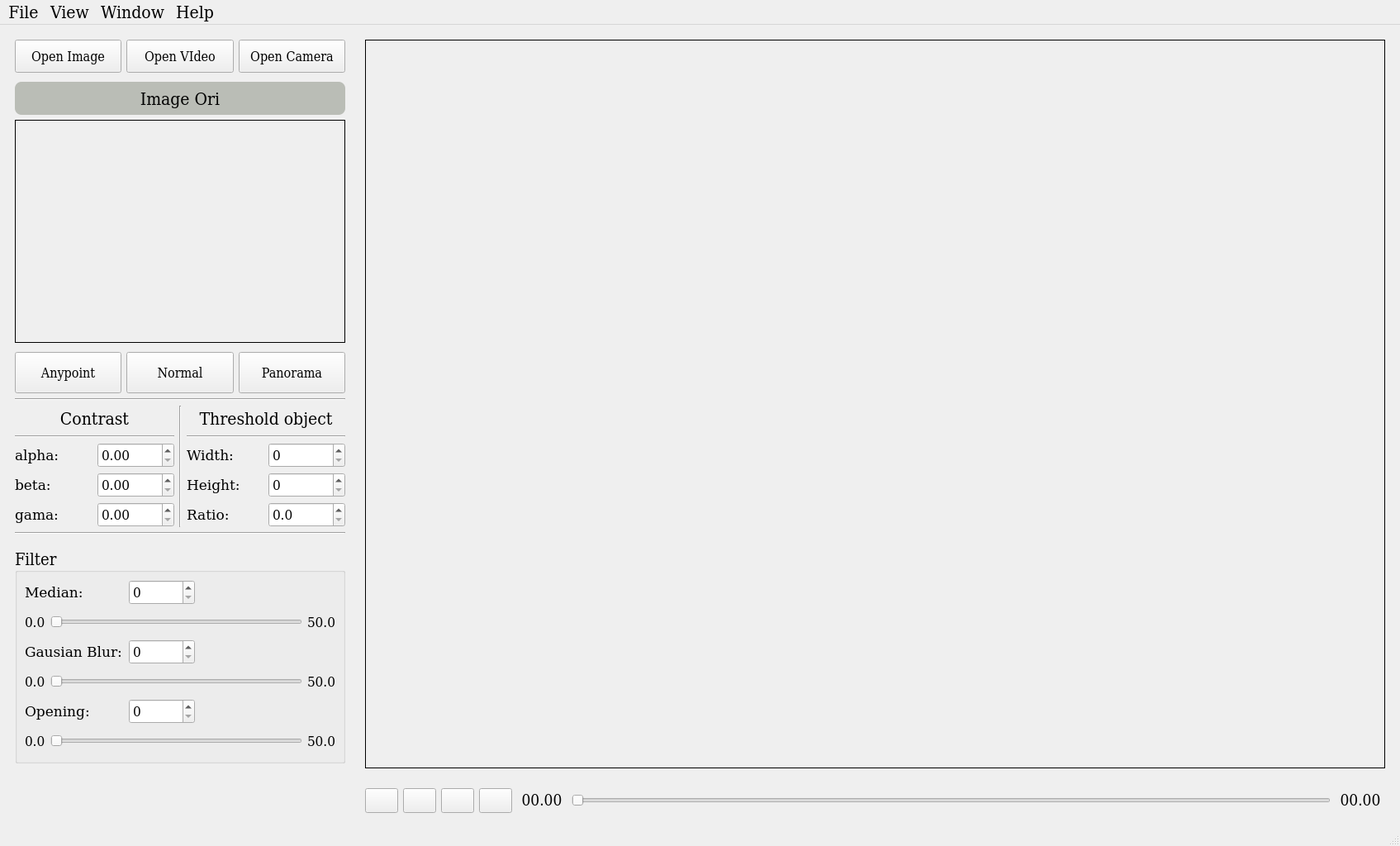
<?xml version="1.0" encoding="UTF-8"?>
<ui version="4.0">
 <class>MainWindow</class>
 <widget class="QMainWindow" name="MainWindow">
  <property name="geometry">
   <rect>
    <x>0</x>
    <y>0</y>
    <width>1695</width>
    <height>1024</height>
   </rect>
  </property>
  <property name="windowTitle">
   <string>MainWindow</string>
  </property>
  <widget class="QWidget" name="centralwidget">
   <layout class="QVBoxLayout" name="verticalLayout">
    <item>
     <layout class="QHBoxLayout" name="horizontalLayout_2">
      <item>
       <widget class="QScrollArea" name="scrollArea_2">
        <property name="sizePolicy">
         <sizepolicy hsizetype="Fixed" vsizetype="Expanding">
          <horstretch>0</horstretch>
          <verstretch>0</verstretch>
         </sizepolicy>
        </property>
        <property name="minimumSize">
         <size>
          <width>400</width>
          <height>0</height>
         </size>
        </property>
        <property name="frameShape">
         <enum>QFrame::NoFrame</enum>
        </property>
        <property name="widgetResizable">
         <bool>true</bool>
        </property>
        <widget class="QWidget" name="scrollAreaWidgetContents">
         <property name="geometry">
          <rect>
           <x>0</x>
           <y>0</y>
           <width>418</width>
           <height>952</height>
          </rect>
         </property>
         <layout class="QVBoxLayout" name="verticalLayout_8">
          <item>
           <layout class="QHBoxLayout" name="horizontalLayout_9">
            <item>
             <widget class="QPushButton" name="openImage">
              <property name="sizePolicy">
               <sizepolicy hsizetype="Minimum" vsizetype="Fixed">
                <horstretch>0</horstretch>
                <verstretch>0</verstretch>
               </sizepolicy>
              </property>
              <property name="minimumSize">
               <size>
                <width>60</width>
                <height>40</height>
               </size>
              </property>
              <property name="font">
               <font>
                <family>DejaVu Serif Condensed</family>
                <pointsize>12</pointsize>
               </font>
              </property>
              <property name="cursor">
               <cursorShape>PointingHandCursor</cursorShape>
              </property>
              <property name="styleSheet">
               <string notr="true">QPushButton{ background-color :   rgb(52, 101, 164);}
QPushButton::pressed{ background-color : rgb(252, 175, 62);}
border-radius: 15px;</string>
              </property>
              <property name="text">
               <string>Open Image</string>
              </property>
              <property name="shortcut">
               <string>M</string>
              </property>
              <property name="checkable">
               <bool>false</bool>
              </property>
             </widget>
            </item>
            <item>
             <widget class="QPushButton" name="openVideo">
              <property name="sizePolicy">
               <sizepolicy hsizetype="Minimum" vsizetype="Fixed">
                <horstretch>0</horstretch>
                <verstretch>0</verstretch>
               </sizepolicy>
              </property>
              <property name="minimumSize">
               <size>
                <width>60</width>
                <height>40</height>
               </size>
              </property>
              <property name="font">
               <font>
                <family>DejaVu Serif Condensed</family>
                <pointsize>12</pointsize>
               </font>
              </property>
              <property name="cursor">
               <cursorShape>PointingHandCursor</cursorShape>
              </property>
              <property name="styleSheet">
               <string notr="true">QPushButton{ background-color :   rgb(52, 101, 164);}
QPushButton::pressed{ background-color : rgb(252, 175, 62);}
border-radius: 15px;</string>
              </property>
              <property name="text">
               <string>Open VIdeo</string>
              </property>
              <property name="shortcut">
               <string>N</string>
              </property>
              <property name="checkable">
               <bool>false</bool>
              </property>
             </widget>
            </item>
            <item>
             <widget class="QPushButton" name="openCamera">
              <property name="sizePolicy">
               <sizepolicy hsizetype="Minimum" vsizetype="Fixed">
                <horstretch>0</horstretch>
                <verstretch>0</verstretch>
               </sizepolicy>
              </property>
              <property name="minimumSize">
               <size>
                <width>60</width>
                <height>40</height>
               </size>
              </property>
              <property name="font">
               <font>
                <family>DejaVu Serif Condensed</family>
                <pointsize>12</pointsize>
               </font>
              </property>
              <property name="cursor">
               <cursorShape>PointingHandCursor</cursorShape>
              </property>
              <property name="styleSheet">
               <string notr="true">QPushButton{ background-color :   rgb(52, 101, 164);}
QPushButton::pressed{ background-color : rgb(252, 175, 62);}
border-radius: 15px;</string>
              </property>
              <property name="text">
               <string>Open Camera</string>
              </property>
              <property name="shortcut">
               <string>6</string>
              </property>
              <property name="checkable">
               <bool>false</bool>
              </property>
             </widget>
            </item>
           </layout>
          </item>
          <item>
           <spacer name="verticalSpacer_7">
            <property name="orientation">
             <enum>Qt::Vertical</enum>
            </property>
            <property name="sizeType">
             <enum>QSizePolicy::Fixed</enum>
            </property>
            <property name="sizeHint" stdset="0">
             <size>
              <width>20</width>
              <height>5</height>
             </size>
            </property>
           </spacer>
          </item>
          <item>
           <widget class="QLabel" name="title_image_ori">
            <property name="minimumSize">
             <size>
              <width>400</width>
              <height>40</height>
             </size>
            </property>
            <property name="font">
             <font>
              <family>DejaVu Serif Condensed</family>
              <pointsize>16</pointsize>
             </font>
            </property>
            <property name="styleSheet">
             <string notr="true">background-color: rgb(186, 189, 182);
border-radius: 8px;</string>
            </property>
            <property name="frameShape">
             <enum>QFrame::NoFrame</enum>
            </property>
            <property name="text">
             <string>Image Ori</string>
            </property>
            <property name="alignment">
             <set>Qt::AlignCenter</set>
            </property>
           </widget>
          </item>
          <item>
           <widget class="QLabel" name="label_ori">
            <property name="minimumSize">
             <size>
              <width>0</width>
              <height>270</height>
             </size>
            </property>
            <property name="frameShape">
             <enum>QFrame::Box</enum>
            </property>
            <property name="text">
             <string/>
            </property>
            <property name="alignment">
             <set>Qt::AlignCenter</set>
            </property>
           </widget>
          </item>
          <item>
           <spacer name="verticalSpacer_8">
            <property name="orientation">
             <enum>Qt::Vertical</enum>
            </property>
            <property name="sizeType">
             <enum>QSizePolicy::Fixed</enum>
            </property>
            <property name="sizeHint" stdset="0">
             <size>
              <width>20</width>
              <height>5</height>
             </size>
            </property>
           </spacer>
          </item>
          <item>
           <layout class="QHBoxLayout" name="horizontalLayout_7">
            <item>
             <widget class="QPushButton" name="btn_anypoint">
              <property name="sizePolicy">
               <sizepolicy hsizetype="Minimum" vsizetype="Fixed">
                <horstretch>0</horstretch>
                <verstretch>0</verstretch>
               </sizepolicy>
              </property>
              <property name="minimumSize">
               <size>
                <width>100</width>
                <height>50</height>
               </size>
              </property>
              <property name="font">
               <font>
                <family>DejaVu Serif Condensed</family>
                <pointsize>12</pointsize>
               </font>
              </property>
              <property name="cursor">
               <cursorShape>PointingHandCursor</cursorShape>
              </property>
              <property name="styleSheet">
               <string notr="true">QPushButton{ background-color : rgb(245, 121, 0);  }
QPushButton::pressed{ background-color : rgb(52, 101, 164);}
border-radius: 15px;</string>
              </property>
              <property name="text">
               <string>Anypoint</string>
              </property>
              <property name="shortcut">
               <string>M</string>
              </property>
              <property name="checkable">
               <bool>true</bool>
              </property>
             </widget>
            </item>
            <item>
             <widget class="QPushButton" name="btn_normal">
              <property name="sizePolicy">
               <sizepolicy hsizetype="Minimum" vsizetype="Fixed">
                <horstretch>0</horstretch>
                <verstretch>0</verstretch>
               </sizepolicy>
              </property>
              <property name="minimumSize">
               <size>
                <width>60</width>
                <height>50</height>
               </size>
              </property>
              <property name="font">
               <font>
                <family>DejaVu Serif Condensed</family>
                <pointsize>12</pointsize>
               </font>
              </property>
              <property name="cursor">
               <cursorShape>PointingHandCursor</cursorShape>
              </property>
              <property name="styleSheet">
               <string notr="true">QPushButton{ background-color : rgb(245, 121, 0);  }
QPushButton::pressed{ background-color : rgb(52, 101, 164);}
border-radius: 15px;</string>
              </property>
              <property name="text">
               <string>Normal</string>
              </property>
              <property name="shortcut">
               <string>N</string>
              </property>
              <property name="checkable">
               <bool>true</bool>
              </property>
             </widget>
            </item>
            <item>
             <widget class="QPushButton" name="btn_panorama">
              <property name="sizePolicy">
               <sizepolicy hsizetype="Minimum" vsizetype="Fixed">
                <horstretch>0</horstretch>
                <verstretch>0</verstretch>
               </sizepolicy>
              </property>
              <property name="minimumSize">
               <size>
                <width>100</width>
                <height>50</height>
               </size>
              </property>
              <property name="font">
               <font>
                <family>DejaVu Serif Condensed</family>
                <pointsize>12</pointsize>
               </font>
              </property>
              <property name="cursor">
               <cursorShape>PointingHandCursor</cursorShape>
              </property>
              <property name="styleSheet">
               <string notr="true">QPushButton{ background-color : rgb(245, 121, 0);  }
QPushButton::pressed{ background-color : rgb(52, 101, 164);}
border-radius: 15px;</string>
              </property>
              <property name="text">
               <string>Panorama</string>
              </property>
              <property name="shortcut">
               <string>6</string>
              </property>
              <property name="checkable">
               <bool>true</bool>
              </property>
             </widget>
            </item>
           </layout>
          </item>
          <item>
           <widget class="Line" name="line_5">
            <property name="orientation">
             <enum>Qt::Horizontal</enum>
            </property>
           </widget>
          </item>
          <item>
           <layout class="QHBoxLayout" name="horizontalLayout_8">
            <item>
             <layout class="QVBoxLayout" name="verticalLayout_4">
              <item>
               <widget class="QLabel" name="title_image_ori_3">
                <property name="minimumSize">
                 <size>
                  <width>180</width>
                  <height>30</height>
                 </size>
                </property>
                <property name="font">
                 <font>
                  <family>DejaVu Serif Condensed</family>
                  <pointsize>16</pointsize>
                 </font>
                </property>
                <property name="styleSheet">
                 <string notr="true"/>
                </property>
                <property name="frameShape">
                 <enum>QFrame::NoFrame</enum>
                </property>
                <property name="text">
                 <string>Contrast</string>
                </property>
                <property name="alignment">
                 <set>Qt::AlignCenter</set>
                </property>
               </widget>
              </item>
              <item>
               <widget class="Line" name="line">
                <property name="orientation">
                 <enum>Qt::Horizontal</enum>
                </property>
               </widget>
              </item>
              <item>
               <layout class="QGridLayout" name="gridLayout">
                <item row="0" column="2">
                 <widget class="QDoubleSpinBox" name="alphaContrast">
                  <property name="font">
                   <font>
                    <family>DejaVu Serif Condensed</family>
                    <pointsize>13</pointsize>
                   </font>
                  </property>
                  <property name="decimals">
                   <number>2</number>
                  </property>
                  <property name="singleStep">
                   <double>0.050000000000000</double>
                  </property>
                 </widget>
                </item>
                <item row="2" column="1">
                 <widget class="QLabel" name="label_3">
                  <property name="font">
                   <font>
                    <family>DejaVu Serif</family>
                    <pointsize>13</pointsize>
                   </font>
                  </property>
                  <property name="text">
                   <string>gama:</string>
                  </property>
                 </widget>
                </item>
                <item row="0" column="1">
                 <widget class="QLabel" name="label">
                  <property name="font">
                   <font>
                    <family>DejaVu Serif</family>
                    <pointsize>13</pointsize>
                   </font>
                  </property>
                  <property name="text">
                   <string>alpha:</string>
                  </property>
                 </widget>
                </item>
                <item row="2" column="2">
                 <widget class="QDoubleSpinBox" name="gamaContrast">
                  <property name="font">
                   <font>
                    <family>DejaVu Serif Condensed</family>
                    <pointsize>13</pointsize>
                   </font>
                  </property>
                  <property name="decimals">
                   <number>2</number>
                  </property>
                  <property name="singleStep">
                   <double>0.050000000000000</double>
                  </property>
                 </widget>
                </item>
                <item row="1" column="1">
                 <widget class="QLabel" name="label_2">
                  <property name="font">
                   <font>
                    <family>DejaVu Serif</family>
                    <pointsize>13</pointsize>
                   </font>
                  </property>
                  <property name="text">
                   <string>beta:</string>
                  </property>
                 </widget>
                </item>
                <item row="1" column="2">
                 <widget class="QDoubleSpinBox" name="betaContrast">
                  <property name="font">
                   <font>
                    <family>DejaVu Serif Condensed</family>
                    <pointsize>13</pointsize>
                   </font>
                  </property>
                  <property name="decimals">
                   <number>2</number>
                  </property>
                  <property name="singleStep">
                   <double>0.050000000000000</double>
                  </property>
                 </widget>
                </item>
               </layout>
              </item>
             </layout>
            </item>
            <item>
             <widget class="Line" name="line_2">
              <property name="orientation">
               <enum>Qt::Vertical</enum>
              </property>
             </widget>
            </item>
            <item>
             <layout class="QVBoxLayout" name="verticalLayout_5">
              <item>
               <widget class="QLabel" name="title_image_ori_4">
                <property name="minimumSize">
                 <size>
                  <width>180</width>
                  <height>30</height>
                 </size>
                </property>
                <property name="font">
                 <font>
                  <family>DejaVu Serif Condensed</family>
                  <pointsize>16</pointsize>
                 </font>
                </property>
                <property name="styleSheet">
                 <string notr="true"/>
                </property>
                <property name="frameShape">
                 <enum>QFrame::NoFrame</enum>
                </property>
                <property name="text">
                 <string>Threshold object</string>
                </property>
                <property name="alignment">
                 <set>Qt::AlignCenter</set>
                </property>
               </widget>
              </item>
              <item>
               <widget class="Line" name="line_4">
                <property name="orientation">
                 <enum>Qt::Horizontal</enum>
                </property>
               </widget>
              </item>
              <item>
               <layout class="QGridLayout" name="gridLayout_2">
                <item row="3" column="2">
                 <widget class="QDoubleSpinBox" name="ratioThreshold">
                  <property name="font">
                   <font>
                    <family>DejaVu Serif Condensed</family>
                    <pointsize>13</pointsize>
                   </font>
                  </property>
                  <property name="decimals">
                   <number>1</number>
                  </property>
                  <property name="maximum">
                   <double>10.000000000000000</double>
                  </property>
                  <property name="singleStep">
                   <double>0.100000000000000</double>
                  </property>
                 </widget>
                </item>
                <item row="1" column="1">
                 <widget class="QLabel" name="label_6">
                  <property name="font">
                   <font>
                    <family>DejaVu Serif</family>
                    <pointsize>13</pointsize>
                   </font>
                  </property>
                  <property name="text">
                   <string>Width:</string>
                  </property>
                 </widget>
                </item>
                <item row="2" column="1">
                 <widget class="QLabel" name="label_7">
                  <property name="font">
                   <font>
                    <family>DejaVu Serif</family>
                    <pointsize>13</pointsize>
                   </font>
                  </property>
                  <property name="text">
                   <string>Height:</string>
                  </property>
                 </widget>
                </item>
                <item row="3" column="1">
                 <widget class="QLabel" name="label_8">
                  <property name="font">
                   <font>
                    <family>DejaVu Serif</family>
                    <pointsize>13</pointsize>
                   </font>
                  </property>
                  <property name="text">
                   <string>Ratio:</string>
                  </property>
                 </widget>
                </item>
                <item row="1" column="2">
                 <widget class="QSpinBox" name="widthThreshold">
                  <property name="font">
                   <font>
                    <family>DejaVu Serif Condensed</family>
                    <pointsize>13</pointsize>
                   </font>
                  </property>
                  <property name="maximum">
                   <number>500</number>
                  </property>
                 </widget>
                </item>
                <item row="2" column="2">
                 <widget class="QSpinBox" name="heightThreshold">
                  <property name="font">
                   <font>
                    <family>DejaVu Serif Condensed</family>
                    <pointsize>13</pointsize>
                   </font>
                  </property>
                  <property name="maximum">
                   <number>500</number>
                  </property>
                 </widget>
                </item>
               </layout>
              </item>
             </layout>
            </item>
           </layout>
          </item>
          <item>
           <widget class="Line" name="line_6">
            <property name="orientation">
             <enum>Qt::Horizontal</enum>
            </property>
           </widget>
          </item>
          <item>
           <spacer name="verticalSpacer_6">
            <property name="orientation">
             <enum>Qt::Vertical</enum>
            </property>
            <property name="sizeType">
             <enum>QSizePolicy::Fixed</enum>
            </property>
            <property name="sizeHint" stdset="0">
             <size>
              <width>20</width>
              <height>10</height>
             </size>
            </property>
           </spacer>
          </item>
          <item>
           <widget class="QGroupBox" name="groupBox">
            <property name="font">
             <font>
              <family>DejaVu Serif Condensed</family>
              <pointsize>15</pointsize>
             </font>
            </property>
            <property name="title">
             <string>Filter</string>
            </property>
            <property name="alignment">
             <set>Qt::AlignLeading|Qt::AlignLeft|Qt::AlignVCenter</set>
            </property>
            <layout class="QVBoxLayout" name="verticalLayout_7">
             <item>
              <layout class="QHBoxLayout" name="horizontalLayout_4">
               <item>
                <widget class="QLabel" name="label_12">
                 <property name="minimumSize">
                  <size>
                   <width>120</width>
                   <height>0</height>
                  </size>
                 </property>
                 <property name="font">
                  <font>
                   <family>DejaVu Serif</family>
                   <pointsize>13</pointsize>
                  </font>
                 </property>
                 <property name="text">
                  <string>Median:</string>
                 </property>
                </widget>
               </item>
               <item>
                <widget class="QSpinBox" name="medianSpinBox">
                 <property name="minimumSize">
                  <size>
                   <width>80</width>
                   <height>0</height>
                  </size>
                 </property>
                 <property name="font">
                  <font>
                   <pointsize>13</pointsize>
                  </font>
                 </property>
                </widget>
               </item>
               <item>
                <spacer name="horizontalSpacer_6">
                 <property name="orientation">
                  <enum>Qt::Horizontal</enum>
                 </property>
                 <property name="sizeHint" stdset="0">
                  <size>
                   <width>40</width>
                   <height>20</height>
                  </size>
                 </property>
                </spacer>
               </item>
              </layout>
             </item>
             <item>
              <layout class="QHBoxLayout" name="horizontalLayout_10">
               <item>
                <widget class="QLabel" name="medianVal">
                 <property name="font">
                  <font>
                   <pointsize>13</pointsize>
                  </font>
                 </property>
                 <property name="text">
                  <string>0.0</string>
                 </property>
                </widget>
               </item>
               <item>
                <widget class="QSlider" name="medianSlider">
                 <property name="minimumSize">
                  <size>
                   <width>0</width>
                   <height>30</height>
                  </size>
                 </property>
                 <property name="orientation">
                  <enum>Qt::Horizontal</enum>
                 </property>
                </widget>
               </item>
               <item>
                <widget class="QLabel" name="label_14">
                 <property name="font">
                  <font>
                   <pointsize>13</pointsize>
                  </font>
                 </property>
                 <property name="text">
                  <string>50.0</string>
                 </property>
                </widget>
               </item>
              </layout>
             </item>
             <item>
              <layout class="QHBoxLayout" name="horizontalLayout_3">
               <item>
                <widget class="QLabel" name="label_5">
                 <property name="minimumSize">
                  <size>
                   <width>120</width>
                   <height>0</height>
                  </size>
                 </property>
                 <property name="font">
                  <font>
                   <family>DejaVu Serif</family>
                   <pointsize>13</pointsize>
                  </font>
                 </property>
                 <property name="text">
                  <string>Gausian Blur:</string>
                 </property>
                </widget>
               </item>
               <item>
                <widget class="QSpinBox" name="gausianSpinBox">
                 <property name="minimumSize">
                  <size>
                   <width>80</width>
                   <height>0</height>
                  </size>
                 </property>
                 <property name="font">
                  <font>
                   <pointsize>13</pointsize>
                  </font>
                 </property>
                </widget>
               </item>
               <item>
                <spacer name="horizontalSpacer_4">
                 <property name="orientation">
                  <enum>Qt::Horizontal</enum>
                 </property>
                 <property name="sizeHint" stdset="0">
                  <size>
                   <width>40</width>
                   <height>20</height>
                  </size>
                 </property>
                </spacer>
               </item>
              </layout>
             </item>
             <item>
              <layout class="QHBoxLayout" name="horizontalLayout_11">
               <item>
                <widget class="QLabel" name="gausianVal">
                 <property name="font">
                  <font>
                   <pointsize>13</pointsize>
                  </font>
                 </property>
                 <property name="text">
                  <string>0.0</string>
                 </property>
                </widget>
               </item>
               <item>
                <widget class="QSlider" name="gausianSlider">
                 <property name="minimumSize">
                  <size>
                   <width>0</width>
                   <height>30</height>
                  </size>
                 </property>
                 <property name="orientation">
                  <enum>Qt::Horizontal</enum>
                 </property>
                </widget>
               </item>
               <item>
                <widget class="QLabel" name="label_16">
                 <property name="font">
                  <font>
                   <pointsize>13</pointsize>
                  </font>
                 </property>
                 <property name="text">
                  <string>50.0</string>
                 </property>
                </widget>
               </item>
              </layout>
             </item>
             <item>
              <layout class="QHBoxLayout" name="horizontalLayout_5">
               <item>
                <widget class="QLabel" name="label_4">
                 <property name="minimumSize">
                  <size>
                   <width>120</width>
                   <height>0</height>
                  </size>
                 </property>
                 <property name="font">
                  <font>
                   <family>DejaVu Serif</family>
                   <pointsize>13</pointsize>
                  </font>
                 </property>
                 <property name="text">
                  <string>Opening:</string>
                 </property>
                </widget>
               </item>
               <item>
                <widget class="QSpinBox" name="openingSpinbox">
                 <property name="minimumSize">
                  <size>
                   <width>80</width>
                   <height>0</height>
                  </size>
                 </property>
                 <property name="font">
                  <font>
                   <pointsize>13</pointsize>
                  </font>
                 </property>
                </widget>
               </item>
               <item>
                <spacer name="horizontalSpacer_5">
                 <property name="orientation">
                  <enum>Qt::Horizontal</enum>
                 </property>
                 <property name="sizeHint" stdset="0">
                  <size>
                   <width>40</width>
                   <height>20</height>
                  </size>
                 </property>
                </spacer>
               </item>
              </layout>
             </item>
             <item>
              <layout class="QHBoxLayout" name="horizontalLayout_13">
               <item>
                <widget class="QLabel" name="openingVal">
                 <property name="font">
                  <font>
                   <pointsize>13</pointsize>
                  </font>
                 </property>
                 <property name="text">
                  <string>0.0</string>
                 </property>
                </widget>
               </item>
               <item>
                <widget class="QSlider" name="openingSlider">
                 <property name="minimumSize">
                  <size>
                   <width>0</width>
                   <height>30</height>
                  </size>
                 </property>
                 <property name="orientation">
                  <enum>Qt::Horizontal</enum>
                 </property>
                </widget>
               </item>
               <item>
                <widget class="QLabel" name="label_20">
                 <property name="font">
                  <font>
                   <pointsize>13</pointsize>
                  </font>
                 </property>
                 <property name="text">
                  <string>50.0</string>
                 </property>
                </widget>
               </item>
              </layout>
             </item>
            </layout>
           </widget>
          </item>
          <item>
           <spacer name="verticalSpacer">
            <property name="orientation">
             <enum>Qt::Vertical</enum>
            </property>
            <property name="sizeHint" stdset="0">
             <size>
              <width>20</width>
              <height>40</height>
             </size>
            </property>
           </spacer>
          </item>
         </layout>
        </widget>
       </widget>
      </item>
      <item>
       <layout class="QVBoxLayout" name="verticalLayout_10">
        <item>
         <widget class="QScrollArea" name="scrollArea">
          <property name="minimumSize">
           <size>
            <width>1220</width>
            <height>0</height>
           </size>
          </property>
          <property name="styleSheet">
           <string notr="true"/>
          </property>
          <property name="frameShape">
           <enum>QFrame::NoFrame</enum>
          </property>
          <property name="frameShadow">
           <enum>QFrame::Plain</enum>
          </property>
          <property name="lineWidth">
           <number>1</number>
          </property>
          <property name="widgetResizable">
           <bool>true</bool>
          </property>
          <property name="alignment">
           <set>Qt::AlignCenter</set>
          </property>
          <widget class="QWidget" name="scrollAreaWidgetContents_2">
           <property name="geometry">
            <rect>
             <x>0</x>
             <y>0</y>
             <width>1249</width>
             <height>896</height>
            </rect>
           </property>
           <layout class="QVBoxLayout" name="verticalLayout_3">
            <item>
             <widget class="QLabel" name="label_result">
              <property name="sizePolicy">
               <sizepolicy hsizetype="Preferred" vsizetype="Preferred">
                <horstretch>0</horstretch>
                <verstretch>0</verstretch>
               </sizepolicy>
              </property>
              <property name="minimumSize">
               <size>
                <width>800</width>
                <height>800</height>
               </size>
              </property>
              <property name="maximumSize">
               <size>
                <width>16777215</width>
                <height>16777215</height>
               </size>
              </property>
              <property name="frameShape">
               <enum>QFrame::Box</enum>
              </property>
              <property name="text">
               <string/>
              </property>
             </widget>
            </item>
           </layout>
          </widget>
         </widget>
        </item>
        <item>
         <widget class="QFrame" name="frame">
          <property name="font">
           <font>
            <family>DejaVu Serif Condensed</family>
           </font>
          </property>
          <property name="frameShape">
           <enum>QFrame::NoFrame</enum>
          </property>
          <property name="frameShadow">
           <enum>QFrame::Raised</enum>
          </property>
          <layout class="QHBoxLayout" name="horizontalLayout_6">
           <item>
            <widget class="QPushButton" name="btn_prev_video">
             <property name="sizePolicy">
              <sizepolicy hsizetype="Minimum" vsizetype="Fixed">
               <horstretch>0</horstretch>
               <verstretch>0</verstretch>
              </sizepolicy>
             </property>
             <property name="minimumSize">
              <size>
               <width>40</width>
               <height>30</height>
              </size>
             </property>
             <property name="text">
              <string/>
             </property>
             <property name="icon">
              <iconset>
               <normaloff>../../images/prev.png</normaloff>../../images/prev.png</iconset>
             </property>
             <property name="iconSize">
              <size>
               <width>30</width>
               <height>30</height>
              </size>
             </property>
             <property name="shortcut">
              <string>Left</string>
             </property>
            </widget>
           </item>
           <item>
            <widget class="QPushButton" name="btn_play_pouse">
             <property name="sizePolicy">
              <sizepolicy hsizetype="Minimum" vsizetype="Fixed">
               <horstretch>0</horstretch>
               <verstretch>0</verstretch>
              </sizepolicy>
             </property>
             <property name="minimumSize">
              <size>
               <width>40</width>
               <height>30</height>
              </size>
             </property>
             <property name="text">
              <string/>
             </property>
             <property name="icon">
              <iconset>
               <normaloff>../../images/play.png</normaloff>../../images/play.png</iconset>
             </property>
             <property name="iconSize">
              <size>
               <width>30</width>
               <height>30</height>
              </size>
             </property>
             <property name="shortcut">
              <string>Space</string>
             </property>
            </widget>
           </item>
           <item>
            <widget class="QPushButton" name="btn_stop_video">
             <property name="sizePolicy">
              <sizepolicy hsizetype="Minimum" vsizetype="Fixed">
               <horstretch>0</horstretch>
               <verstretch>0</verstretch>
              </sizepolicy>
             </property>
             <property name="minimumSize">
              <size>
               <width>40</width>
               <height>30</height>
              </size>
             </property>
             <property name="text">
              <string/>
             </property>
             <property name="icon">
              <iconset>
               <normaloff>../../images/icon_stop.png</normaloff>../../images/icon_stop.png</iconset>
             </property>
             <property name="iconSize">
              <size>
               <width>30</width>
               <height>30</height>
              </size>
             </property>
             <property name="shortcut">
              <string>S</string>
             </property>
            </widget>
           </item>
           <item>
            <widget class="QPushButton" name="btn_skip_video">
             <property name="sizePolicy">
              <sizepolicy hsizetype="Minimum" vsizetype="Fixed">
               <horstretch>0</horstretch>
               <verstretch>0</verstretch>
              </sizepolicy>
             </property>
             <property name="minimumSize">
              <size>
               <width>40</width>
               <height>30</height>
              </size>
             </property>
             <property name="text">
              <string/>
             </property>
             <property name="icon">
              <iconset>
               <normaloff>../../images/skip.png</normaloff>../../images/skip.png</iconset>
             </property>
             <property name="iconSize">
              <size>
               <width>30</width>
               <height>30</height>
              </size>
             </property>
             <property name="shortcut">
              <string>Right</string>
             </property>
            </widget>
           </item>
           <item>
            <widget class="QLabel" name="label_time_recent">
             <property name="sizePolicy">
              <sizepolicy hsizetype="Preferred" vsizetype="Fixed">
               <horstretch>0</horstretch>
               <verstretch>0</verstretch>
              </sizepolicy>
             </property>
             <property name="minimumSize">
              <size>
               <width>60</width>
               <height>0</height>
              </size>
             </property>
             <property name="font">
              <font>
               <family>DejaVu Serif Condensed</family>
               <pointsize>14</pointsize>
              </font>
             </property>
             <property name="text">
              <string>00.00</string>
             </property>
             <property name="alignment">
              <set>Qt::AlignCenter</set>
             </property>
            </widget>
           </item>
           <item>
            <widget class="QSlider" name="slider_Video">
             <property name="sizePolicy">
              <sizepolicy hsizetype="Expanding" vsizetype="Fixed">
               <horstretch>0</horstretch>
               <verstretch>0</verstretch>
              </sizepolicy>
             </property>
             <property name="orientation">
              <enum>Qt::Horizontal</enum>
             </property>
            </widget>
           </item>
           <item>
            <widget class="QLabel" name="label_time_end">
             <property name="sizePolicy">
              <sizepolicy hsizetype="Preferred" vsizetype="Fixed">
               <horstretch>0</horstretch>
               <verstretch>0</verstretch>
              </sizepolicy>
             </property>
             <property name="minimumSize">
              <size>
               <width>60</width>
               <height>0</height>
              </size>
             </property>
             <property name="font">
              <font>
               <family>DejaVu Serif Condensed</family>
               <pointsize>14</pointsize>
              </font>
             </property>
             <property name="text">
              <string>00.00</string>
             </property>
             <property name="alignment">
              <set>Qt::AlignCenter</set>
             </property>
            </widget>
           </item>
          </layout>
         </widget>
        </item>
       </layout>
      </item>
     </layout>
    </item>
   </layout>
  </widget>
  <widget class="QMenuBar" name="menubar">
   <property name="geometry">
    <rect>
     <x>0</x>
     <y>0</y>
     <width>1695</width>
     <height>30</height>
    </rect>
   </property>
   <property name="font">
    <font>
     <family>DejaVu Serif Condensed</family>
     <pointsize>16</pointsize>
     <underline>false</underline>
     <strikeout>false</strikeout>
    </font>
   </property>
   <widget class="QMenu" name="menuFile">
    <property name="font">
     <font>
      <family>DejaVu Serif Condensed</family>
      <pointsize>12</pointsize>
     </font>
    </property>
    <property name="title">
     <string>File</string>
    </property>
    <addaction name="actionOpen_Image"/>
    <addaction name="actionLoad_Video"/>
    <addaction name="actionOpen_Camera"/>
    <addaction name="actionCam_parameter"/>
    <addaction name="actionSave_image"/>
    <addaction name="actionRecord_video"/>
    <addaction name="actionExit"/>
   </widget>
   <widget class="QMenu" name="menuHelp">
    <property name="font">
     <font>
      <family>DejaVu Serif Condensed</family>
      <pointsize>12</pointsize>
     </font>
    </property>
    <property name="title">
     <string>Help</string>
    </property>
    <addaction name="actionHelp"/>
    <addaction name="actionAbout_Us"/>
    <addaction name="actionAccesibility"/>
   </widget>
   <widget class="QMenu" name="menuWindow">
    <property name="title">
     <string>Window</string>
    </property>
    <addaction name="actionMinimized"/>
    <addaction name="actionMaximized"/>
   </widget>
   <widget class="QMenu" name="menuView">
    <property name="title">
     <string>View</string>
    </property>
    <addaction name="actionRotate_left"/>
    <addaction name="actionRotatevright"/>
    <addaction name="actionZoom_in"/>
    <addaction name="actionZoom_out"/>
   </widget>
   <addaction name="menuFile"/>
   <addaction name="menuView"/>
   <addaction name="menuWindow"/>
   <addaction name="menuHelp"/>
  </widget>
  <widget class="QStatusBar" name="statusBar"/>
  <action name="actionOpen_Image">
   <property name="icon">
    <iconset>
     <normaloff>../../src/icon/openImage.png</normaloff>../../src/icon/openImage.png</iconset>
   </property>
   <property name="text">
    <string>Open Image</string>
   </property>
  </action>
  <action name="actionLoad_Video">
   <property name="icon">
    <iconset>
     <normaloff>../template/src/images/video.png</normaloff>../template/src/images/video.png</iconset>
   </property>
   <property name="text">
    <string>Load Video</string>
   </property>
  </action>
  <action name="actionOpen_Camera">
   <property name="icon">
    <iconset>
     <normaloff>../template/src/images/open_cam.png</normaloff>../template/src/images/open_cam.png</iconset>
   </property>
   <property name="text">
    <string>Open Camera</string>
   </property>
  </action>
  <action name="actionCam_parameter">
   <property name="text">
    <string>Cam parameter</string>
   </property>
  </action>
  <action name="actionExit">
   <property name="text">
    <string>Exit</string>
   </property>
  </action>
  <action name="actionAbout_Us">
   <property name="text">
    <string>About Us</string>
   </property>
  </action>
  <action name="actionHelp">
   <property name="text">
    <string>Help</string>
   </property>
  </action>
  <action name="actionAccesibility">
   <property name="text">
    <string>Accesibility</string>
   </property>
  </action>
  <action name="actionSave_image">
   <property name="text">
    <string>Save image</string>
   </property>
  </action>
  <action name="actionRecord_video">
   <property name="checkable">
    <bool>true</bool>
   </property>
   <property name="icon">
    <iconset>
     <normaloff>../template/src/images/record_start.png</normaloff>../template/src/images/record_start.png</iconset>
   </property>
   <property name="text">
    <string>Record Video</string>
   </property>
  </action>
  <action name="actionMaximized">
   <property name="text">
    <string>Maximized</string>
   </property>
  </action>
  <action name="actionMinimized">
   <property name="text">
    <string>Minimized</string>
   </property>
  </action>
  <action name="actionRotate_left">
   <property name="text">
    <string>Rotate left</string>
   </property>
  </action>
  <action name="actionRotatevright">
   <property name="text">
    <string>Rotatevright</string>
   </property>
  </action>
  <action name="actionZoom_in">
   <property name="text">
    <string>Zoom in</string>
   </property>
  </action>
  <action name="actionZoom_out">
   <property name="text">
    <string>Zoom out</string>
   </property>
  </action>
 </widget>
 <resources/>
 <connections/>
</ui>
